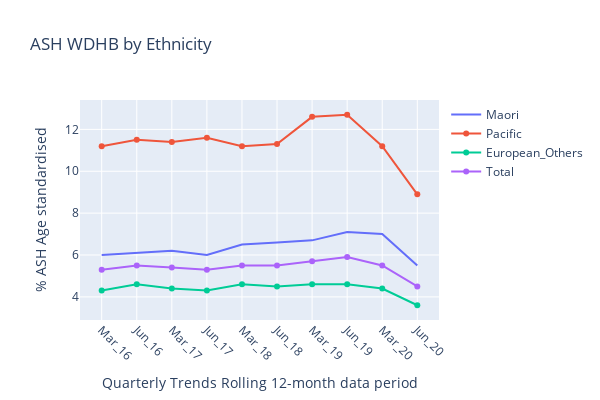

Notebook code for this chart:
### Markdown cell above
## ASH rate by DHB and Ethnicity (Quarterly Trends Rolling 12-month data period)

### Code cell
import pandas as pd
import matplotlib.pyplot as plt
import plotly.graph_objects as go
import numpy as np
#DHBAll = pd.ExcelFile('G:/Funding Team/Planning/Health Information/HIAT/Michael Files/Antinatal Vaccination/April 2019 to March 2020/For Python.xlsx')
#DHBPert = pd.read_excel(DHBAll, 'Pertussis Graphs', skiprows=5)
WDHBEthnic = DHBPert[['Maori','Pacific','European/Others', 'Total']]
WDHBEthnic=WDHBEthnic.round(3)
WDHBEthnic=WDHBEthnic.dropna()
#WDHBEthnic=WDHBEthnic[:29]

# Declare a list that is to be converted into a column 
Quarter = ['Mar_16','Jun_16', 'Mar_17','Jun_17','Mar_18','Jun_18','Mar_19', 'Jun_19','Mar_20','Jun_20'] 
# Using 'Address' as the column name 
# and equating it to the list 
WDHBEthnic['Quarter'] = Quarter 
WDHBEthnic=WDHBEthnic.dropna()
random_x = WDHBEthnic["Quarter"].tolist()
# using to_numpy() 
random_y0 = WDHBEthnic['Maori'].tolist()   

random_y1 = WDHBEthnic['Pacific'].tolist()  
   
random_y2 = WDHBEthnic['European/Others'].tolist() 
random_y3 = WDHBEthnic['Total'].tolist() 

import numpy as np

# Create traces
fig = go.Figure()
fig.add_trace(go.Scatter(x=random_x, y=random_y0,
                    mode='lines',
                    name='Maori'))
fig.add_trace(go.Scatter(x=random_x, y=random_y1,
                    mode='lines+markers',
                    name='Pacific'))
fig.add_trace(go.Scatter(x=random_x, y=random_y2,
                    mode='lines+markers',
                    name='European_Others'))
fig.add_trace(go.Scatter(x=random_x, y=random_y3,
                    mode='lines+markers',
                    name='Total'))
# Edit the layout
fig.update_layout(title='ASH by Ethnicity',
                   xaxis_title='Quarterly Trends Rolling 12-month data period',
                   yaxis_title='% ASH Age standardised')

fig.update_layout(xaxis_type='category',
                  title_text='ASH WDHB by Ethnicity',
                  xaxis_title='Quarterly Trends Rolling 12-month data period',
                  yaxis_title='% ASH Age standardised')
fig.update_xaxes(tickangle=45)
fig.update_yaxes(tickformat="P")
fig.update_layout(showlegend=True)
#fig.update_layout(legend_orientation="h")
fig.update_layout(
    autosize=True,
    width=600,
    height=400,)
fig.show()

### Figure 1 — Plotly figure (JSON) as saved in the notebook; plotly's stock layout.template omitted (floating-point values rounded to 4 significant figures)
{"data": [{"mode": "lines", "name": "Maori", "type": "scatter", "x": ["Mar_16", "Jun_16", "Mar_17", "Jun_17", "Mar_18", "Jun_18", "Mar_19", "Jun_19", "Mar_20", "Jun_20"], "y": [6, 6.1, 6.2, 6, 6.5, 6.6, 6.7, 7.1, 7, 5.5]}, {"mode": "lines+markers", "name": "Pacific", "type": "scatter", "x": ["Mar_16", "Jun_16", "Mar_17", "Jun_17", "Mar_18", "Jun_18", "Mar_19", "Jun_19", "Mar_20", "Jun_20"], "y": [11.2, 11.5, 11.4, 11.6, 11.2, 11.3, 12.6, 12.7, 11.2, 8.9]}, {"mode": "lines+markers", "name": "European_Others", "type": "scatter", "x": ["Mar_16", "Jun_16", "Mar_17", "Jun_17", "Mar_18", "Jun_18", "Mar_19", "Jun_19", "Mar_20", "Jun_20"], "y": [4.3, 4.6, 4.4, 4.3, 4.6, 4.5, 4.6, 4.6, 4.4, 3.6]}, {"mode": "lines+markers", "name": "Total", "type": "scatter", "x": ["Mar_16", "Jun_16", "Mar_17", "Jun_17", "Mar_18", "Jun_18", "Mar_19", "Jun_19", "Mar_20", "Jun_20"], "y": [5.3, 5.5, 5.4, 5.3, 5.5, 5.5, 5.7, 5.9, 5.5, 4.5]}], "layout": {"autosize": true, "height": 400, "showlegend": true, "title": {"text": "ASH WDHB by Ethnicity"}, "width": 600, "xaxis": {"tickangle": 45, "title": {"text": "Quarterly Trends Rolling 12-month data period"}, "type": "category"}, "yaxis": {"tickformat": "P", "title": {"text": "% ASH Age standardised"}}}}
